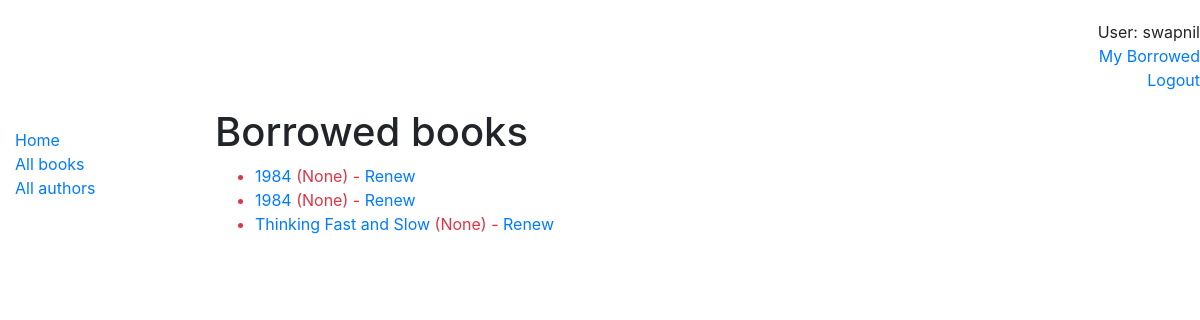
Before: /catalog/loanedbooks/ (signed in) with the older database file.
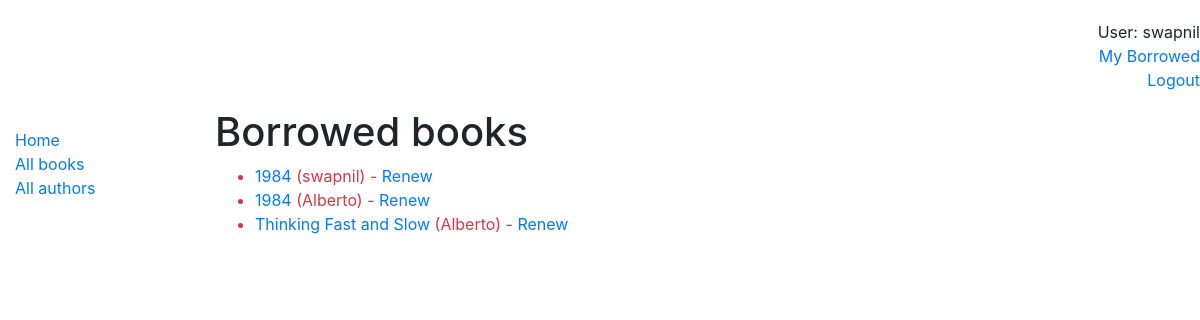
After: the same page with the newer database file.
### catalog/models.py (models this page shows, shortened)
class BookInstance(models.Model):
    id = models.UUIDField(
        primary_key=True,
        default=uuid.uuid4,
        help_text="Unique ID for this particular book across whole library",
    )
    book = models.ForeignKey(Book, on_delete=models.SET_NULL, null=True)
    imprint = models.CharField(max_length=200)
    due_back = models.DateField(null=True, blank=True)
    LOAN_STATUS = (
        ("m", "Maintenance"),
        ("o", "On loan"),
        ("a", "Available"),
        ("r", "Reserved"),
    )
    status = models.CharField(
        max_length=1,
        choices=LOAN_STATUS,
        blank=True,
        default="m",
        help_text="Book availability",
    )
    borrower = models.ForeignKey(User, on_delete=models.SET_NULL, null=True,
                                 blank=True)
    class Meta:
        ordering = ["due_back"]
        permissions = (("can_mark_returned", "Set book as returned"),)
    @property
    def is_overdue(self):
        if self.due_back and date.today() > self.due_back:
            return True
        return False

class Book(models.Model):
    title = models.CharField(max_length=200)
    author = models.ForeignKey("Author", on_delete=models.SET_NULL, null=True)
    summary = models.TextField(
        max_length=1000, help_text="Enter a brief description of the book"
    )
    isbn = models.CharField(
        "ISBN",
        max_length=13,
        help_text="""
        13 Character
        <a href="https://www.isbn-international.org/content/what-isbn">
        ISBN number</a>""",
    )
    genre = models.ManyToManyField(Genre, help_text="Select a genre for this book")
    language = models.ForeignKey("Language", on_delete=models.SET_NULL, null=True)

### catalog/views.py (the view)
# urls.py: path('loanedbooks/', views.LoanedBooksListView.as_view(), name='all-borrowed'),
class LoanedBooksListView(
    LoginRequiredMixin, PermissionRequiredMixin, generic.ListView
):
    model = BookInstance
    template_name = "catalog/bookinstance_list_borrowed_books.html"
    paginate_by = 10
    permission_required = "catalog.can_mark_returned"
    def get_queryset(self):
        return BookInstance.objects.filter(status__exact="o").order_by("due_back")

### catalog/templates/catalog/bookinstance_list_borrowed_books.html
{% extends "base_generic.html" %}
{% block content %}
    <h1>Borrowed books</h1>
    {% if bookinstance_list %}
    <ul>
      {% for bookinst in bookinstance_list %}
      <li class="{% if bookinst.is_overdue %}text-danger{% endif %}">
        <a href="{% url 'book-detail' bookinst.book.pk %}">{{bookinst.book.title}}</a> ({{ bookinst.borrower }}) {% if perms.catalog.can_mark_returned %}- <a href="{% url 'renew-book-librarian' bookinst.id %}">Renew</a>  {% endif %}
      </li>
      {% endfor %}
    </ul>
    {% else %}
      <p>There are no books borrowed.</p>
    {% endif %}
{% endblock %}

Changed rows visible on the page:
changed BookInstance: borrower "None" → "swapnil"
changed BookInstance (number 2 of 3 on the later page): borrower "None" → "Alberto"
changed BookInstance "Thinking Fast and Slow": borrower "None" → "Alberto"
